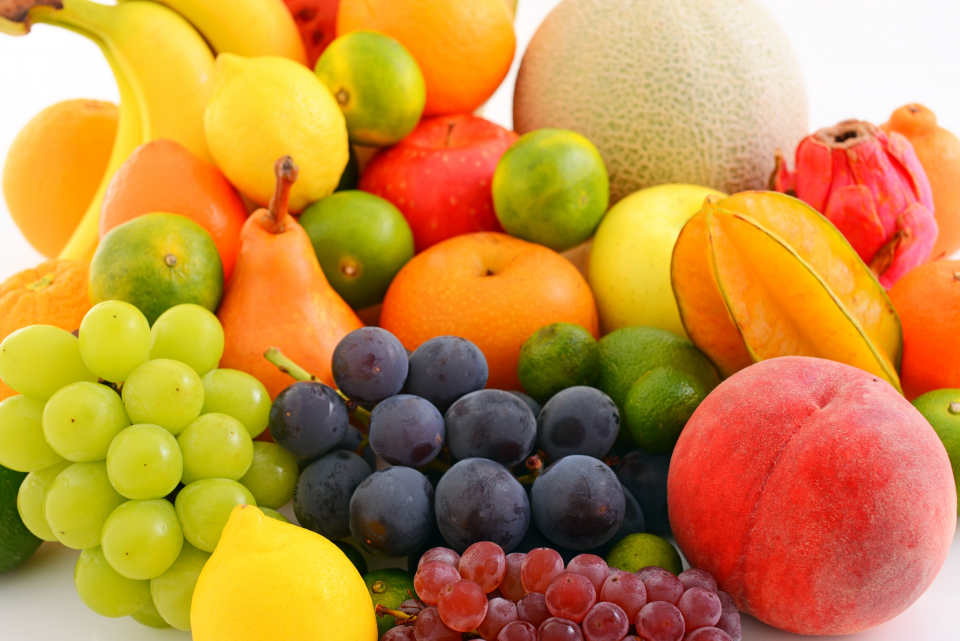
#> input picture img/sample03.jpg, 1920 x 1281 px, found by its file name (shown at 1/2 size)
$ jupyter execute --allow-errors Edit_gasyori100knock_02.ipynb   (older library calls are emulated)
#> lines starting #> are read from the running program, lines starting #| are printed output that depends on the picture
<a href="https://colab.research.google.com/github/naoya5614/Practice/blob/main/Edit_gasyori100knock_02.ipynb" target="_parent"></a>

# 画像処理100本ノック(10~20問)

[cell 1]
# ライブラリのインポート
import numpy as np
import matplotlib.pyplot as plt
import cv2
from skimage import io

# 画像のインポート
img_orig = io.imread('https://github.com/naoya5614/Practice/blob/main/img/sample03.jpg?raw=true')
#> img_orig is the input picture: shape (1281, 1920, 3); mean R, G, B 196.3, 140.6, 64.6
#> (the rest of this cell did not finish here and is left out)

## Q.11 平滑化フィルタ, Smoothing filter

ノイズ画像に対して、平滑化フィルタ(5x5)をかけよ。

平滑化フィルタはフィルタ内の画素の平均値を出力するフィルタである。

#> (a cell that did not finish here is left out)

[cell 3]
# 関数を作る
def filter_smooth(img, ksize=(3, 3)):
    _img = img.copy().astype(np.float32)
    ksize_h, ksize_w = ksize

    # パディング
    h, w = img.shape[:2]
    pad_top, pad_bottom = ksize_h, ksize_h
    pad_left, pad_right = ksize_w, ksize_w

    _img = np.pad(_img, [(pad_top, pad_bottom), (pad_left, pad_right), (0, 0)], 'edge')
    out = np.zeros_like(_img)

    new_h, new_w = out.shape[:2]
    c = 1 if len(out.shape) == 2 else out.shape[2]

    # フィルタリング
    for iy in range(new_h - ksize_h):
        for ix in range(new_w - ksize_w):
            for ic in range(c):
                out[iy, ix, ic] = np.mean(_img[iy : iy + ksize_h, ix : ix + ksize_w, ic])

    out = out[pad_top : pad_top + h, pad_left : pad_left + w]
    return np.clip(out, 0, 255).astype(np.uint8)

#> (the rest of this cell did not finish here and is left out)

**カーネルサイズを変えてみる**

#> (a cell that did not finish here is left out)

## Q.12 モーションフィルタ, Motion filter

モーションフィルタ(5x5)を実装せよ。

モーションフィルタとは対角方向の平均値を取るフィルタである。

[cell 5]
# answer 1
def filter_motion(img, k_size=(3, 3)):
#> called with k_size = (5, 5)
    kernel = np.zeros(k_size)
    kernel[range(k_size[0]), range(k_size[0])] = 1 / k_size[0]
    return cv2.filter2D(img, -1, kernel)

img_motion = filter_motion(img_orig, k_size=(5, 5))

plt.figure(figsize=(12, 3))
plt.subplot(1, 2, 1); plt.title('input'); plt.imshow(img_orig)
plt.subplot(1, 2, 2); plt.title('answer'); plt.imshow(img_motion)
plt.show()
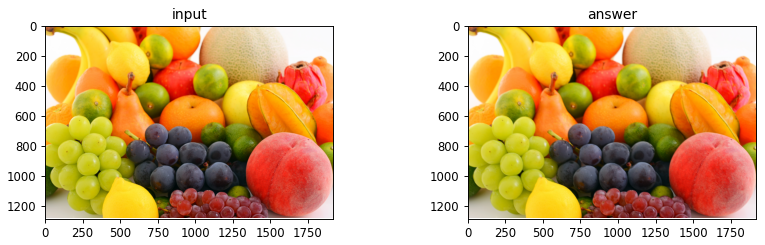
#> figure drawn by matplotlib, 2 panels

[cell 6]
# answer 2
def filter_motion(img, k_size=(3, 3)):
#> called with k_size = (5, 5)
    _img = img.copy().astype(np.float32)
    ksize_h, ksize_w = k_size

    # padding
    h, w = img.shape[:2]
#> h = 1281; w = 1920
    pad_top, pad_bottom = ksize_h, ksize_h
    pad_left, pad_right = ksize_w, ksize_w

    _img = np.pad(_img, [(pad_top, pad_bottom), (pad_left, pad_right), (0, 0)], 'edge')
    out = np.zeros_like(_img)

    new_h, new_w = out.shape[:2]
#> new_h = 1291; new_w = 1930
    c = 1 if len(out.shape) == 2 else out.shape[2]
#> c = 3

    # define kernel
    k = np.zeros(k_size)
    k[range(k_size[0]), range(k_size[0])] = 1 / k_size[0]

    # filtering
    for iy in range(new_h - ksize_h):
        for ix in range(new_w - ksize_w):
            for ic in range(c):
                out[iy, ix, ic] = np.sum(_img[iy : iy + ksize_h, ix : ix + ksize_w, ic] * k)
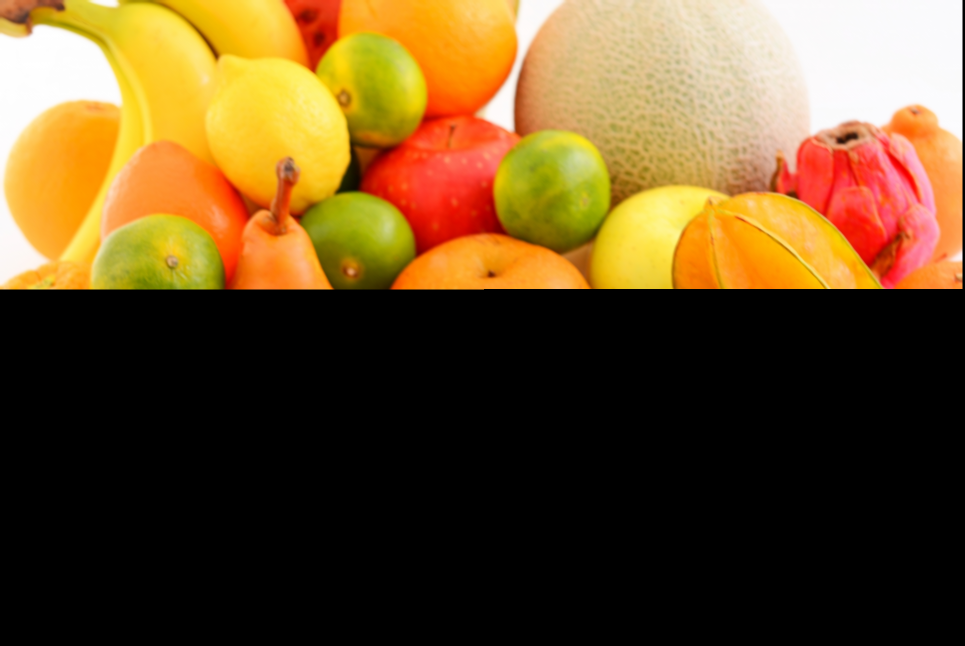
#> out: shape (1291, 1930, 3) float32 (shown at 1/2 size); mean of channels 0, 1, 2 103.6, 76.6, 37.3; drawn as R, G, B

    out = out[pad_top : pad_top + h, pad_left : pad_left + w]
    return np.clip(out, 0, 255).astype(np.uint8)

img_motion = filter_motion(img_orig, (5, 5))
plt.figure(figsize=(12, 3))
plt.subplot(1, 2, 1); plt.title('input'); plt.imshow(img_orig)
plt.subplot(1, 2, 2); plt.title('answer'); plt.imshow(img_motion)
plt.show()
